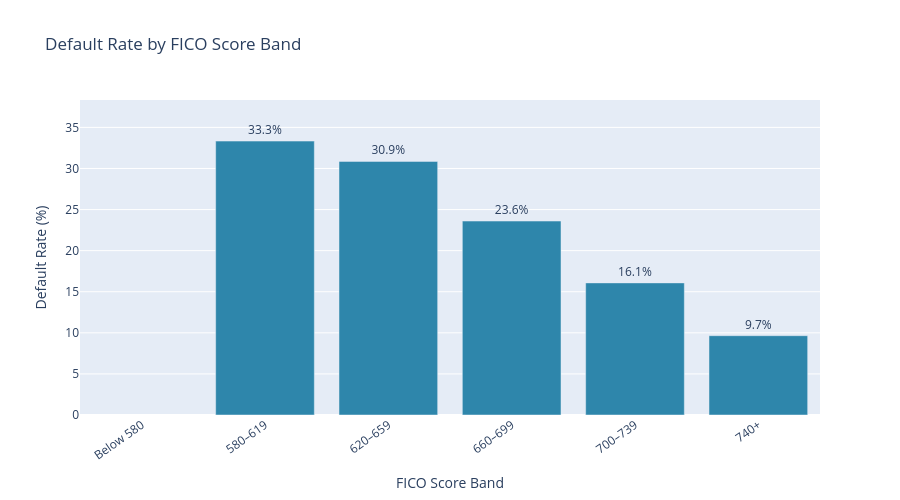

This figure's notebook cell:
### Code cell
# How does credit score relate to default risk?
fico_bins = [0, 580, 620, 660, 700, 740, 850]
fico_labels = [
    "Below 580", "580–619", "620–659",
    "660–699", "700–739", "740+"
]

fico_group = pd.cut(
    df["fico_n"],
    bins=fico_bins,
    labels=fico_labels,
    include_lowest=True
)

fico_results = df.groupby(
    fico_group, observed=False
).agg(
    total_loans=("Default", "size"),
    default_rate=("Default", "mean"),
    average_fico=("fico_n", "mean")
)

fico_results["default_rate"] *= 100

# Chart
chart_df = fico_results.reset_index().rename(
    columns={"fico_n": "FICO Score Band"}
)
chart_df["FICO Score Band"] = chart_df["FICO Score Band"].astype(str)

fig = px.bar(
    chart_df,
    x="FICO Score Band",
    y="default_rate",
    text="default_rate",
    hover_data={
        "total_loans": ":,",
        "average_fico": ":.0f",
        "default_rate": ":.2f",
    },
    labels={
        "default_rate": "Default Rate (%)",
        "total_loans": "Total Loans",
        "average_fico": "Avg FICO",
    },
    title="Default Rate by FICO Score Band",
)

fig.update_traces(
    texttemplate="%{text:.1f}%",
    textposition="outside",
    marker_color="#2E86AB",
)
fig.update_layout(
    width=900,
    height=500,
    xaxis_title="FICO Score Band",
    yaxis_title="Default Rate (%)",
    xaxis_tickangle=-35,
    yaxis_range=[0, chart_df["default_rate"].max() * 1.15],
)
fig.show()

display(fico_results.round(2))

### Figure 1 — Plotly figure (JSON) as saved in the notebook; plotly's stock layout.template omitted (floating-point values rounded to 4 significant figures)
{"data": [{"customdata": [[0.0, NaN], [3.0, 613.7], [486.0, 649.5], [822000.0, 677.9], [379900.0, 715.6], [145300.0, 767.2]], "hovertemplate": "FICO Score Band=%{x}<br>Default Rate (%)=%{text:.2f}<br>Total Loans=%{customdata[0]:,}<br>Avg FICO=%{customdata[1]:.0f}<extra></extra>", "legendgroup": "", "marker": {"color": "#2E86AB", "pattern": {"shape": ""}}, "name": "", "orientation": "v", "showlegend": false, "text": [NaN, 33.33, 30.86, 23.6, 16.08, 9.65], "textposition": "outside", "texttemplate": "%{text:.1f}%", "type": "bar", "x": ["Below 580", "580–619", "620–659", "660–699", "700–739", "740+"], "xaxis": "x", "y": [NaN, 33.33, 30.86, 23.6, 16.08, 9.65], "yaxis": "y"}], "layout": {"barmode": "relative", "height": 500, "legend": {"tracegroupgap": 0}, "title": {"text": "Default Rate by FICO Score Band"}, "width": 900, "xaxis": {"anchor": "y", "domain": [0, 1], "tickangle": -35, "title": {"text": "FICO Score Band"}}, "yaxis": {"anchor": "x", "domain": [0, 1], "range": [0, 38.33], "title": {"text": "Default Rate (%)"}}}}
